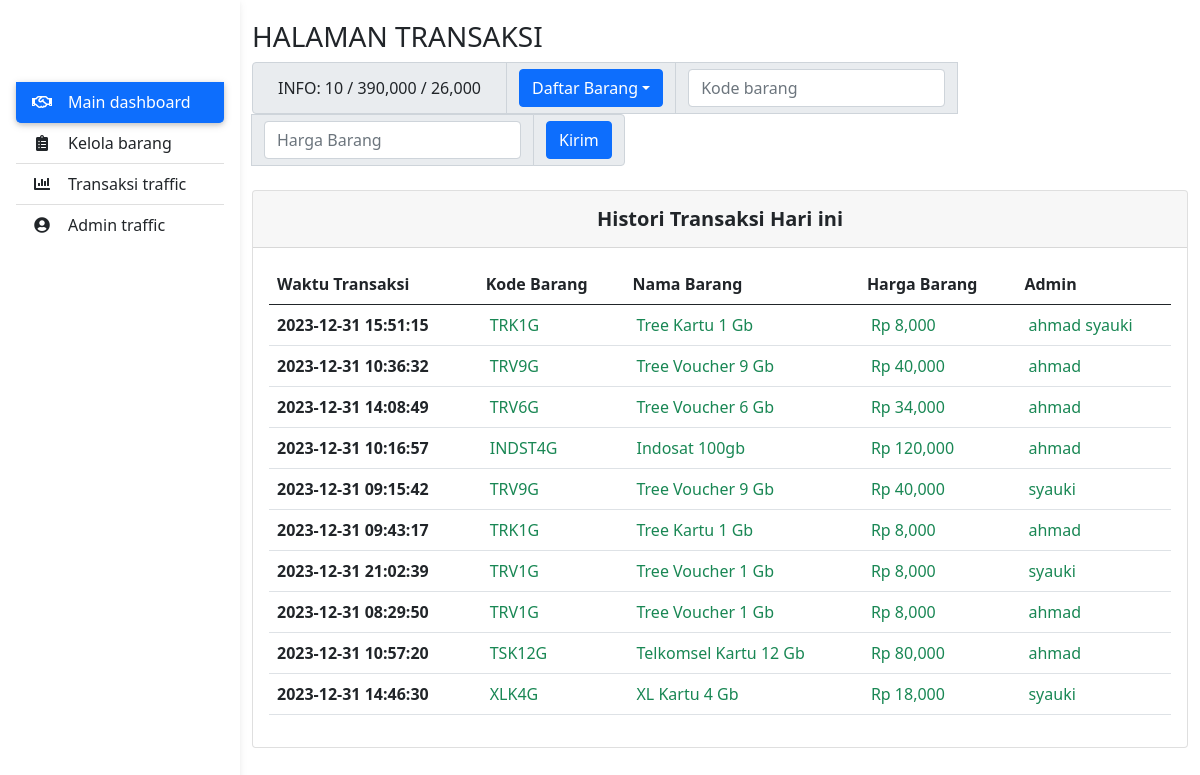
/index, run on the app's committed database.
### app/models.py (models this page shows)
class Transaksi(db.Model):
    print("transaksi")
    __tablename__ = "transaksi"
    id = Column(Integer, index=True, primary_key=True, unique=True)
    timestamp = Column(DateTime, index=True, default=datetime.utcnow)
    kode_barang = Column(String(10), ForeignKey("barang.kode_barang"))
    harga_jual = Column(Integer)
    admin_id = Column(Integer, ForeignKey("admin.id"))
    admin = relationship("Admin", back_populates="transaksi")
    barang = relationship("Barang", back_populates="transaksi")

class Barang(db.Model):
    print("Barang")
    __tablename__ = "barang"
    id = Column(Integer, primary_key=True, autoincrement=True)
    kode_barang = Column(String(10), index=True, unique=True)
    nama_barang = Column(String(25))
    harga_modal = Column(Integer)
    harga_jual = Column(Integer)
    stok = Column(Integer)
    transaksi = relationship('Transaksi', back_populates="barang")

class Admin(db.Model):
    print("admin")
    __tablename__ = "admin"
    id = Column(Integer, primary_key=True, autoincrement=True)
    nama = Column(String(25))
    password = Column(String(25))
    email = Column(String(25))
    transaksi = relationship('Transaksi', back_populates="admin")

### app/routes.py (the view)
@app.route("/", methods=["GET","POST"])
@app.route("/index", methods=["GET","POST"])
def index():
    database = DaftarBarang()
    form = TransaksiForm()
    daftar = database.daftar
    data = ["TSK1","TSK2","TSK3"]
    history = database.InfoToday()
    instansInfo = database.instanceInfo()
    if form.validate_on_submit():
        database.kirim(form.kode_barang.data, form.harga_jual.data)
    return render_template('index.html',form=form,data=data, daftar=daftar,history=history,instansInfo=instansInfo)

### app/forms.py
class TransaksiForm(FlaskForm):
    kode_barang = StringField("Kode Barang")
    harga_jual = IntegerField("Harga Jual")
    submit = StringField("Kirim")

### app/statistik.py (called while the page is built)
def toDict(arr):
    hasil = {}
    for isi in arr:
        hasil[isi[0]] = [isi[1],isi[2]]
    return hasil

    def instanceInfo(self):
        data = self.InfoToday()
        hasil = {
            'total':0,
            'total_nilai':0,
            'total_hasil':0
        }
        for isi in data:
            hasil['total'] += 1
            hasil['total_nilai'] += isi[3]
            hasil['total_hasil'] += isi[4]
        return hasil

### app/templates/index.html (shortened to what this page needs)
{% extends "base.html" %}
{% block content %}
<div class="container">
    <h3>HALAMAN TRANSAKSI</h3>
    <form action="" method="post">
        <div class="input-group mb-4">
            <div class="input-group-text">
                <span class="btn ">INFO: {{ instansInfo['total'] }} / {{ '{:,}'.format(instansInfo['total_nilai']) }} / {{ '{:,}'.format(instansInfo['total_nilai'] - instansInfo['total_hasil']) }}</span>
            </div>
            <div class="input-group-text">
                <button class="btn btn-primary dropdown-toggle" type="button" data-bs-toggle="dropdown"
                    aria-expanded="false">Daftar Barang</button>
            </div>
            <div class="input-group-text">
                <input type="text" class="form-control" id="kode_barang" placeholder="Kode barang">
            </div>
            <div class="input-group-text">
                <input type="text" class="form-control" id="harga_barang" placeholder="Harga Barang">
            </div>
            <div class="input-group-text">
                <button type="submit" class="btn btn-primary">Kirim</button>
            </div>
        </div>
    </form>
    <section class="mb-4">
        <div class="card">
            <div class="card-header text-center py-3">
                <h5 class="mb-0 text-center">
                    <strong>Histori Transaksi Hari ini</strong>
                </h5>
            </div>
            <div class="card-body">
                <div class="table-responsive">
                    <table class="table table-hover text-nowrap">
                        <thead>
                            <tr>
                                <th scope="col">Waktu Transaksi</th>
                                <th scope="col">Kode Barang</th>
                                <th scope="col">Nama Barang</th>
                                <th scope="col">Harga Barang</th>
                                <th scope="col">Admin</th>
                            </tr>
                        </thead>
                        <tbody>
                            {% set panjang = history|length %}
                            {% for i in range(panjang) %}
                            <tr>
                                <th scope="row">{{ history[i][0]}}</th>
                                <td>
                                    <span class="text-success">
                                        <span>{{ history[i][1] }}</span>
                                    </span>
                                </td>
                                <td>
                                    <span class="text-success">
                                        <span>{{ history[i][2] }}</span>
                                    </span>
                                </td>
                                <td>
                                    <span class="text-success">
                                        <span>Rp {{ '{:,}'.format(history[i][4]) }}</span>
                                    </span>
                                </td>
                                <td>
                                    <span class="text-success">
                                        <span>{{ history[i][5]}}</span>
                                    </span>
                                </td>
                            </tr>
                            {% endfor %}
                        </tbody>
                    </table>
                </div>
            </div>
        </div>
    </section>
</div>
{% endblock %}

### app/templates/base.html (shortened to what this page needs)
<!DOCTYPE html>
<html lang="en">
<head>
  <link rel="stylesheet" href="{{ url_for('static', filename='style.css')}}">
  <link href="https://cdn.jsdelivr.net/npm/bootstrap@5.0.2/dist/css/bootstrap.min.css" rel="stylesheet"
>
  <link rel="stylesheet" href="https://cdnjs.cloudflare.com/ajax/libs/font-awesome/5.15.3/css/all.min.css">
</head>
<body>
  <header>
    <nav id="sidebarMenu" class="collapse d-lg-block sidebar collapse bg-white">
      <div class="position-sticky">
        <div class="list-group list-group-flush mx-3 mt-4">
          <a href="{{ url_for('index') }}" id="Beranda" class="list-group-item list-group-item-action py-2 ripple" aria-current="true"><i
              class="far fa-handshake fa-fw me-3"></i><span>Main dashboard</span></a>
          <a href="{{ url_for('kelola') }}" id="Kelola_barang" class="list-group-item list-group-item-action py-2 ripple"><i
              class=" fas fa-clipboard-list fa-fw me-3"></i><span>Kelola barang</span></a>
          <a href="{{ url_for('dasboard') }}" id="Transaksi" class="list-group-item list-group-item-action py-2 ripple"><i
              class="fas fa-chart-bar fa-fw me-3"></i><span>Transaksi traffic</span></a>
          <a href="{{ url_for('admin') }}" id="Admin" class="list-group-item list-group-item-action py-2 ripple"><i
              class=" fas fa-user-circle fa-fw me-3"></i><span>Admin traffic</span></a>
        </div>
      </div>
    </nav>
    <nav id="main-navbar" class="navbar navbar-expand-lg navbar-light fixed-top">
      <div class="container-fluid">
      </div>
    </nav>
  </header>
  <main style="margin-top: 20px">
    {% block content %}{% endblock %}
  </main>
</body>
</html>

### app/static/style.css (style rules this page uses)
body { background-color: #fbfbfb; }
@media (min-width: 991.98px) { main { padding-left: 240px; } }
.sidebar { position: fixed; top: 0; bottom: 0; left: 0; padding: 58px 0 0; box-shadow: 0 2px 5px 0 rgb(0 0 0 / 5%), 0 2px 10px 0 rgb(0 0 0 / 5%); width: 240px; z-index: 600; }
.sidebar .active { border-radius: 5px; box-shadow: 0 2px 5px 0 rgb(0 0 0 / 16%), 0 2px 10px 0 rgb(0 0 0 / 12%); }

### data on the page
Transaksi: kode_barang "TRK1G"
Barang: nama_barang "Tree Kartu 1 Gb" "Tree Kartu 1 Gb", harga_modal "8,000" "8,000"
Admin: nama "ahmad syauki"
Barang: history "2023-12-31 10:36:32", kode_barang "TRV9G", nama_barang "Tree Voucher 9 Gb", harga_modal "40,000", history "2023-12-31 09:15:42"
Admin: nama "ahmad", nama "ahmad"
Barang: history "2023-12-31 14:08:49", kode_barang "TRV6G", nama_barang "Tree Voucher 6 Gb", harga_modal "34,000"
Barang: history "2023-12-31 10:16:57", kode_barang "INDST4G", nama_barang "Indosat 100gb", harga_modal "120,000"
Admin: nama "syauki"
Barang: history "2023-12-31 21:02:39", kode_barang "TRV1G", nama_barang "Tree Voucher 1 Gb", harga_modal "8,000", history "2023-12-31 08:29:50"
Admin: nama "syauki"
Barang: history "2023-12-31 10:57:20", kode_barang "TSK12G", nama_barang "Telkomsel Kartu 12 Gb", harga_modal "80,000"
Barang: history "2023-12-31 14:46:30", kode_barang "XLK4G", nama_barang "XL Kartu 4 Gb", harga_modal "18,000"

### other printed values
{{ instansInfo['total'] }} "10"
{{ '{:,}'.format(instansInfo['total_nilai']) }} "390,000"
{{ '{:,}'.format(instansInfo['total_nilai'] - instansInfo['total_hasil']) }} "26,000"
{{ history[i][0] }} "2023-12-31 15:51:15" "2023-12-31 09:43:17"
{{ history[i][1] }} "TRK1G"
